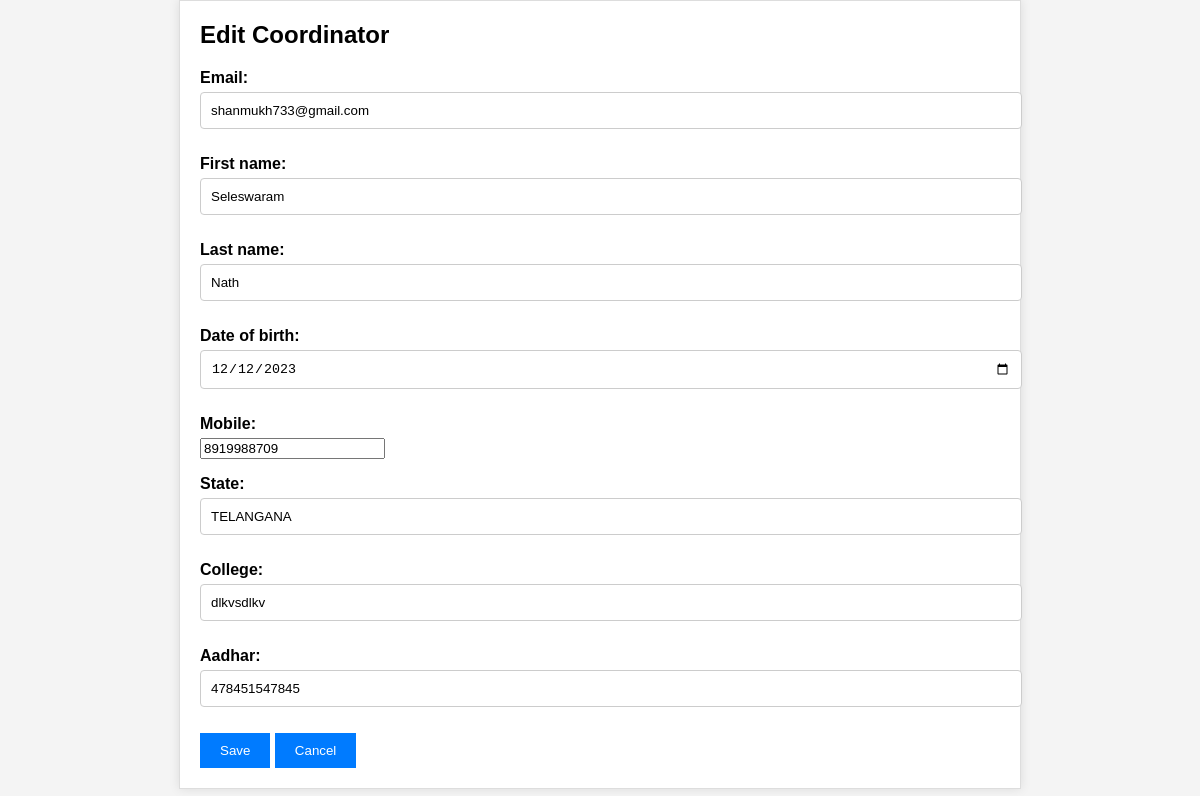
/superuser/edit_coordinator/1 (signed in), run on the app's committed database.
### form/models.py (models this page shows, shortened)
class Coordinator(models.Model):
    first_name = models.CharField(max_length=100,default='')
    last_name = models.CharField(max_length=100,default='')
    password = models.CharField(max_length=100,default='')
    date_of_birth = models.DateField(default='2023-12-12')
    email = models.EmailField(unique=True,default='')
    mobile = models.IntegerField(max_length=15,blank=True,null=True)
    state = models.CharField(max_length=100,default='')
    college = models.CharField(max_length=100,default='')
    aadhar = models.CharField(max_length=12,default='', validators=[MinLengthValidator(12)])
    is_invited = models.BooleanField(default=False)
    is_setup_complete = models.BooleanField(default=False)
    is_used = models.BooleanField(default=False)
    last_login = models.CharField(default="2023-09-28 04:16:42.041659",max_length=100)
    edited_by = models.ForeignKey(User,on_delete=models.SET_NULL,null=True,blank=True)

### form/views.py (the view)
# urls.py: path('superuser/edit_coordinator/<int:coordinator_id>',views.edit_coordinator,name='edit_coordinator'),
@login_required(login_url='/superuser/login/')
def edit_coordinator(request, coordinator_id):
    coordinator = Coordinator.objects.get(pk=coordinator_id)
    if request.method == 'POST':
        form = CoordinatorEditForm(request.POST, instance=coordinator)
        if form.is_valid():
            coordinator.edited_by = request.user
            form.save()
            return redirect('superuser_dashboard')
    else:
        form = CoordinatorEditForm(instance=coordinator)
    return render(request, 'superuser/edit_coordinator.html', {'form': form, 'coordinator': coordinator})

### form/forms.py
class CoordinatorEditForm(forms.ModelForm):
    class Meta:
        model = Coordinator
        fields = ['email', 'first_name', 'last_name', 'date_of_birth', 'mobile', 'state', 'college', 'aadhar']
        widgets = {
            'date_of_birth': forms.DateInput(attrs={'type': 'date'}),
        }

### templates/superuser/edit_coordinator.html (shortened to what this page needs)
<!DOCTYPE html>
<html lang="en">
<head>
</head>
<body>
    <div class="container">
        <h2>Edit Coordinator</h2>
        <form method="post">
            {{ form.as_p }}
            <button type="submit">Save</button>
            <a href="{% url 'view_participants_super' %}"><button type="button">Cancel</button></a>
        </form>
    </div>
</body>
</html>

### templates/superuser/edit_coordinator.html (style rules this page uses)
body { font-family: Arial, sans-serif; background-color: #f4f4f4; margin: 0; padding: 0; }
.container { max-width: 800px; margin: 0 auto; padding: 20px; background-color: #fff; border: 1px solid #ddd; box-shadow: 0 0 10px rgba(0, 0, 0, 0.1); }
h2 { margin-top: 0; }
form { margin-top: 20px; }
label { display: block; font-weight: bold; margin-bottom: 5px; }
input[type="text"], input[type="email"], input[type="date"] { width: 100%; padding: 10px; margin-bottom: 10px; border: 1px solid #ccc; border-radius: 4px; }
button { background-color: #007BFF; color: #fff; border: none; padding: 10px 20px; cursor: pointer; }

### data on the page
Coordinator: email "shanmukh733@gmail.com", first_name "Seleswaram", last_name "Nath", date_of_birth "12/12/2023", mobile "8919988709", state "TELANGANA", college "dlkvsdlkv", aadhar "478451547845"
